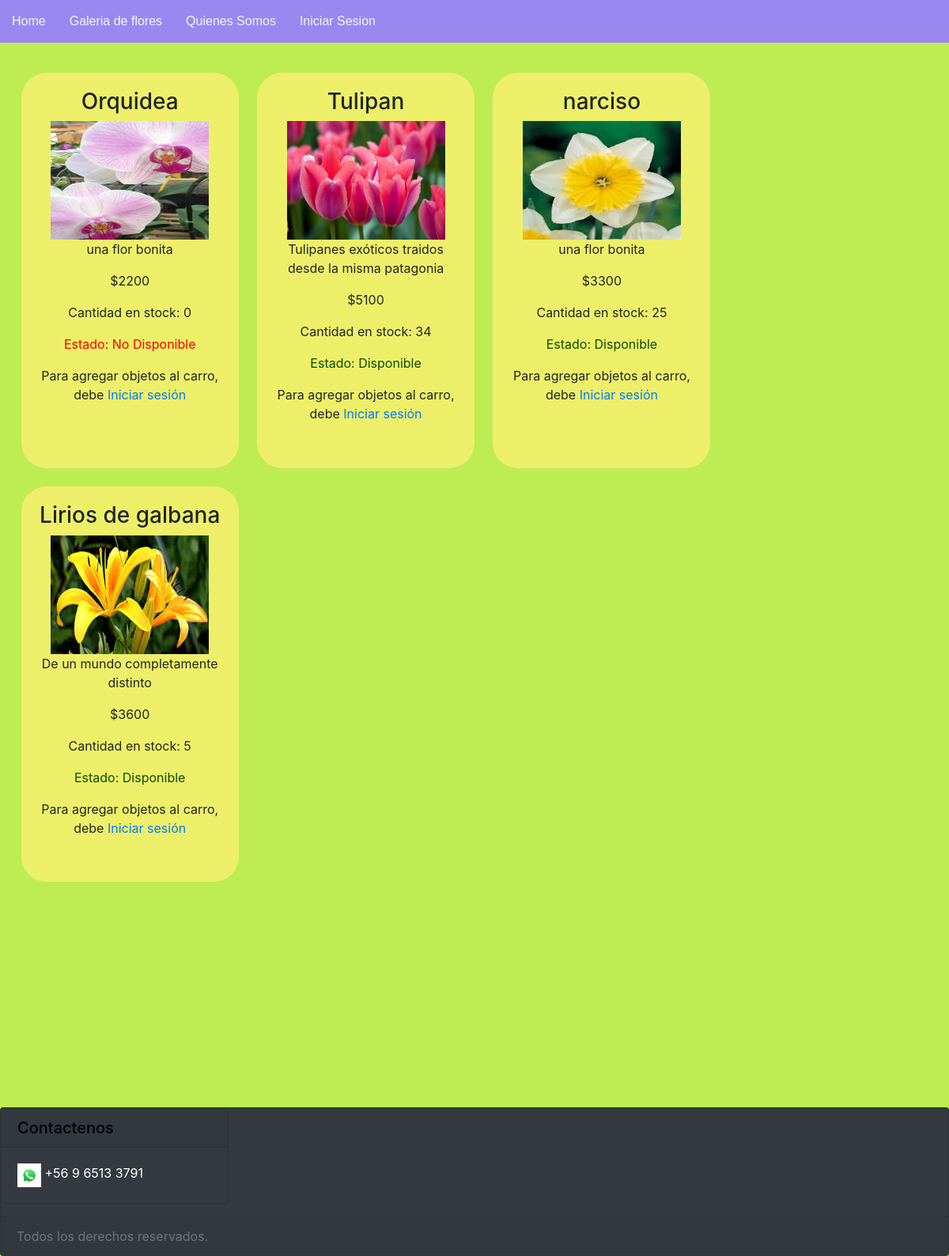
/galeria, run on an earlier commit of the app's database.
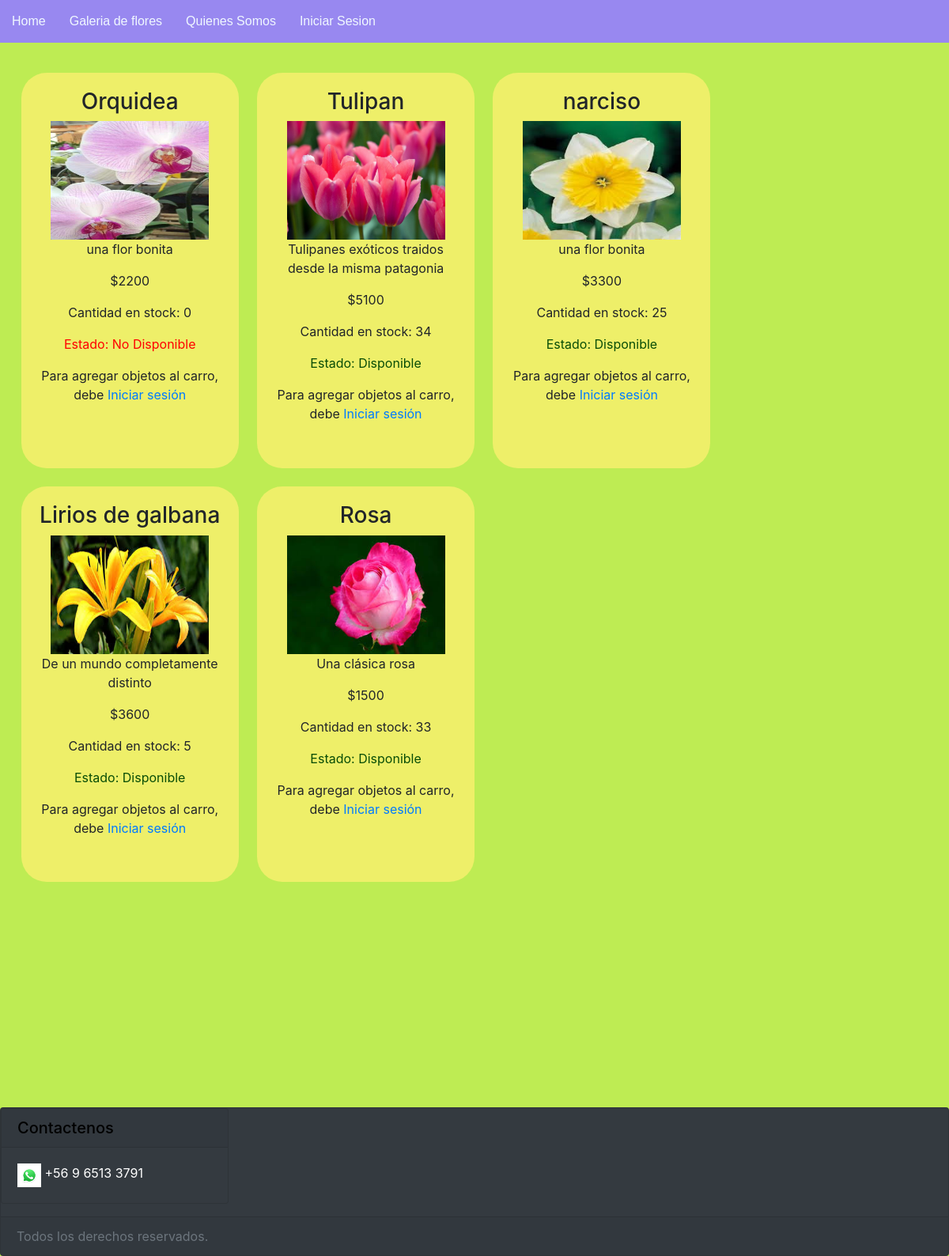
And on a later commit of the database.
### floreria/models.py (models this page shows, shortened)
class Flores(models.Model):
    name=models.CharField(max_length=100, primary_key=True)
    foto=models.ImageField(upload_to="flor",null=False)
    descripcion=models.TextField(max_length=300, null=False)
    valor=models.IntegerField(null=False)
    stock=models.IntegerField(null=False)

### floreria/views.py (the view)
# urls.py: path('galeria',galeria,name='GALE'),
def galeria(request):
    flowers = Flores.objects.all()  # select * from pelicula
    return render(request, 'core/galeria.html', {'listaflores': flowers})

### floreria/templates/core/galeria.html (shortened to what this page needs)
<!DOCTYPE html>
<html lang="en">
{% load pwa %}
{% load static %}
<head>
    <link rel="stylesheet" href="https://stackpath.bootstrapcdn.com/bootstrap/4.3.1/css/bootstrap.min.css"
>
    <link href="{% static 'core/css/estilos_floreria.css' %}" type="text/css" rel="stylesheet">
</head>
<body>
    <header>
        <nav>
            <ol>
                <li>
                    <a href="{% url 'HOME' %}"> Home</a>
                </li>
                <li>
                    <a href="{% url 'GALE' %}"> Galeria de flores</a>
                </li>
                <li>
                    <a href="{% url 'QUIEN' %}"> Quienes Somos</a>
                </li>
                {% if not user.is_authenticated %}
                <li>
                    <a href="{% url 'LOGIN' %}"> Iniciar Sesion</a>
                </li>
                {% endif %}
            </ol>
        </nav>
    </header>
    <section>
        <div class="container">
            {% for f in listaflores %}
            <div class="flores">
                <h3>{{f.name}}</h3>
                <img class="galeriaimg" src="{{f.foto.url}}">
                <p>{{f.descripcion}}</p>
                <p>${{f.valor}}</p>
                <p>Cantidad en stock: {{f.stock}}</p>
                {%if f.stock >= 1 %}
                <p style="color:rgb(9, 77, 6)">Estado: Disponible</p>
                {% else %}
                <p style="color: red">Estado: No Disponible</p>
                {% endif %}
                {% if not user.is_authenticated %}
                <p>Para agregar objetos al carro, debe <a href="{% url 'LOGIN' %}">Iniciar sesión</a></p>
                {% endif %}
            </div>
            {% endfor %}
        </div>
    </section>
    <footer>
        <div class="card text-white bg-dark">
            <div class="footer">
                <div class="card bg-light mb-3 text-white bg-dark " style="max-width: 18rem ;">
                    <h5 class="card-header">Contactenos</h5>
                    <div class="card-body">
                        <p class="card-text"><img src="{% static 'img/wsp.jpg' %} " width="30" height="30"
                                class="d-inline-block align-top" alt=""> +56 9 6513 3791</p>
                    </div>
                </div>
            </div>
            <div class="card-footer text-muted">Todos los derechos reservados.</div>
        </div>
    </footer>
</body>
</html>

### floreria/static/core/css/estilos_floreria.css (style rules this page uses)
* { margin: 0; padding: 0; }
.container { height: 600px; width: 1300px; max-width: 100%; }
ol, ul { list-style: none; }
header { width: 100%; position: fixed; z-index: 100; }
body { background-color: rgb(190, 236, 83); }
nav { background-color: rgb(152, 136, 240); width: 100%; overflow: auto; }
nav a { color: aliceblue; }
nav li { float: left; list-style: none; display: block; background-color: rgb(152, 136, 240); font-family: Arial, Helvetica, sans-serif; padding: 15px; }
section { padding-top: 80px; }
.galeriaimg { width: 200px; height: 150px; }
.flores { padding: 20px; margin-left: 1%; background-color: rgba(240, 240, 106, 0.966); float: left; border-radius: 2em; text-align: center; margin: 1%; width: 275px; height: 500px; }
h5 { color: black; }
footer { padding-top: 10%; bottom: 100%; top: auto; }

What changed in the data, as far as the page shows it:
added Flores: name "Rosa", foto (picture), descripcion "Una clásica rosa", valor "1500", stock "33", shows "Estado: Disponible"
